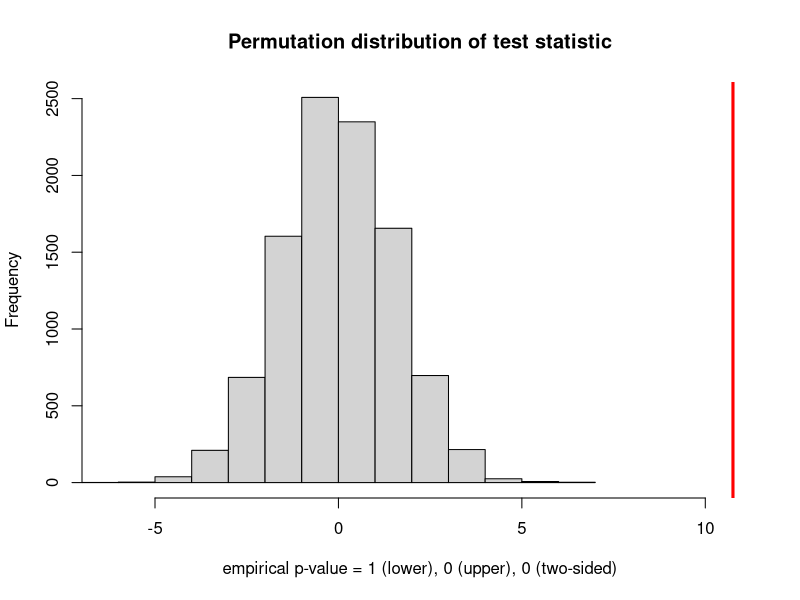

Write R code to recreate this figure.
# Generate two data sets
x = rnorm( n=33, mean=79, sd=5)
y = rnorm( n=41, mean=71, sd=5)

# Calculate the test statistic
test_stat = mean(x) - mean(y)

N = 10000
dist_test_stat = rep( 0, N)
for(i in 1:N){
	combined_data = c( x, y)
	permuted_x = sample( combined_data, size=length(x), replace=F)
	permuted_y = setdiff( combined_data, permuted_x)
	dist_test_stat[i] = mean(permuted_x) - mean(permuted_y)
}

p_value_lower = mean(dist_test_stat <= test_stat)
p_value_upper = 1 - p_value_lower
p_value_2sided = mean( dist_test_stat <= -abs(test_stat) |  
                       dist_test_stat >= abs(test_stat))

hist( dist_test_stat, main='Permutation distribution of test statistic',
      xlim=c( min(dist_test_stat,test_stat), max(dist_test_stat,test_stat)), 
      xlab=paste0('empirical p-value = ',round(p_value_lower,4),' (lower), ',
																         round(p_value_upper,4),' (upper), ',
																         round(p_value_2sided,4),' (two-sided)'))
abline( v=test_stat, col='red', lwd=3)
